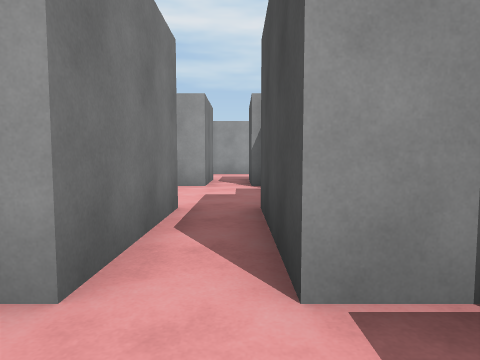
[1] (above)

17 first-person views from a walk through a scene from a Unity 3-D project. The camera is 1.2 m above the floor, tilts 4° down and sees 75° across. The floor is counted in squares, 2 m on a side. Each view is taken from the middle of a square. On the plan, view 1 faces up. The plan holds only what a view shows up to about 9 squares ahead; the rest is blank. The place goes on beyond the plan. The player is left out.

[2]
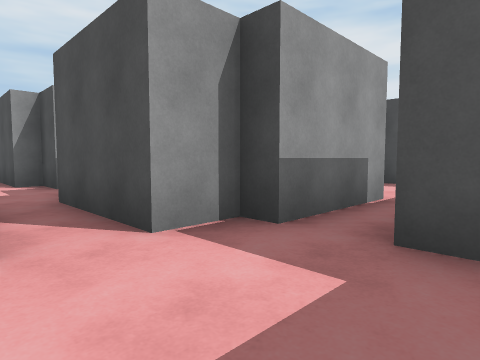

[3]
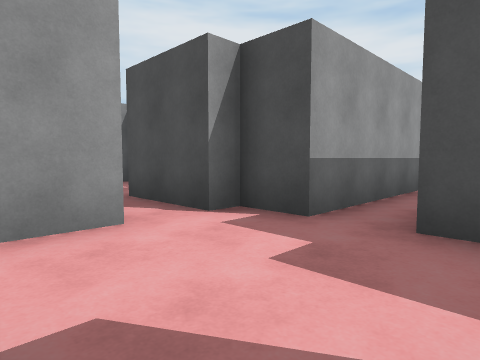

[4]
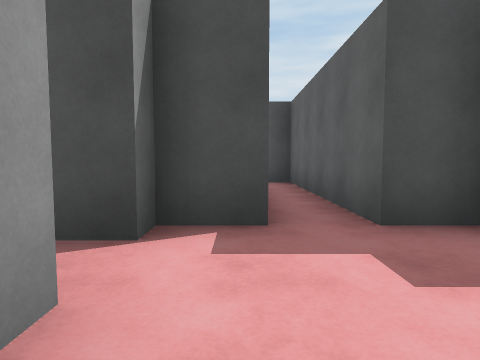

[5]
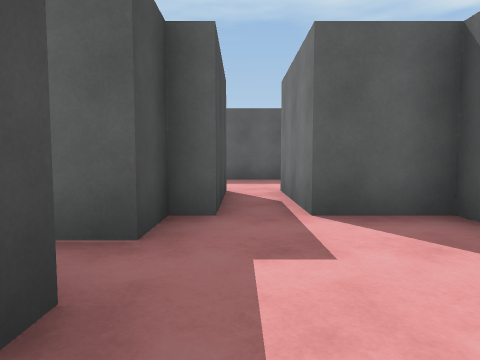

[6]
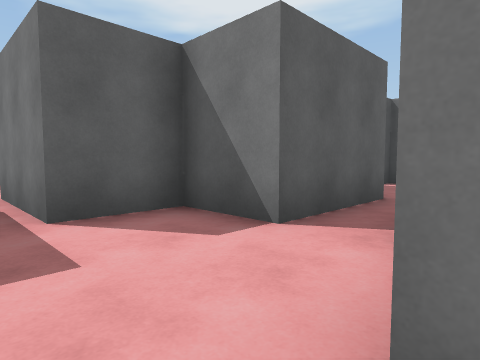

[7]
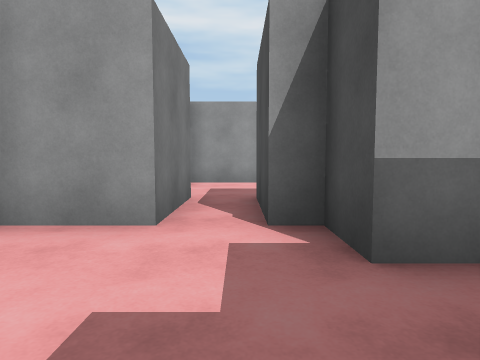

[8]
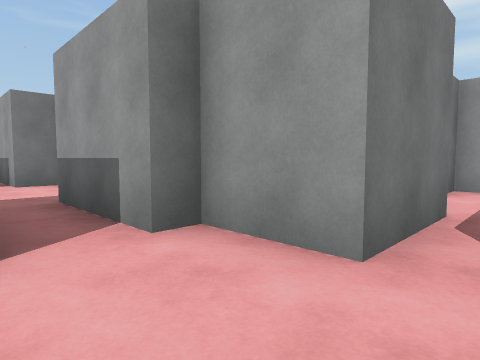

[9]
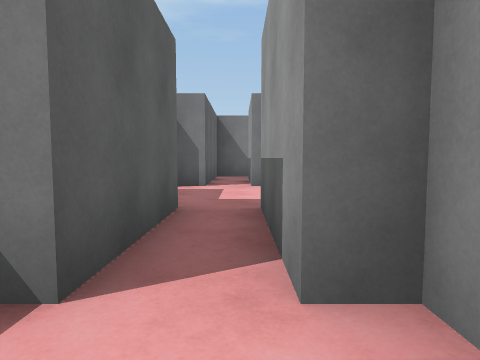

[10]
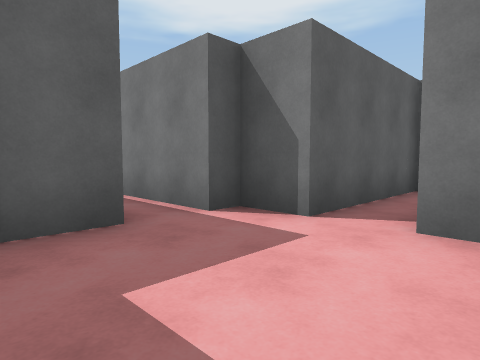

[11]
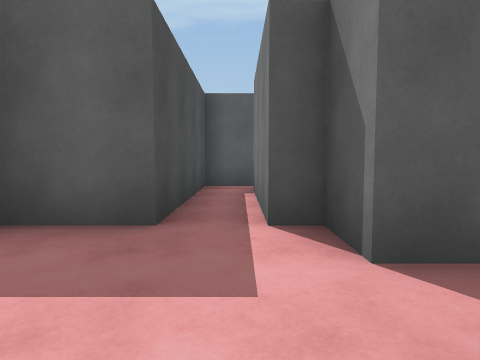

[12]
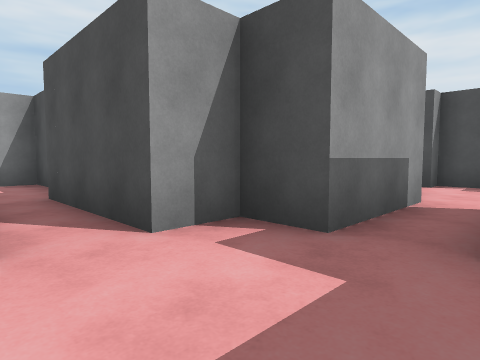

[13]
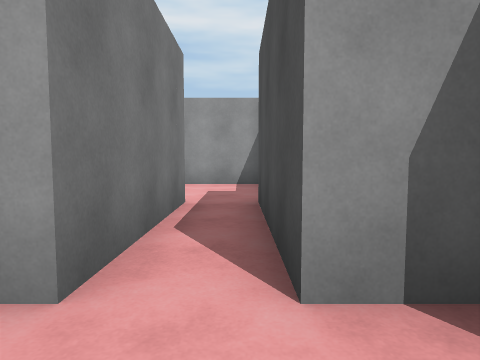

[14]
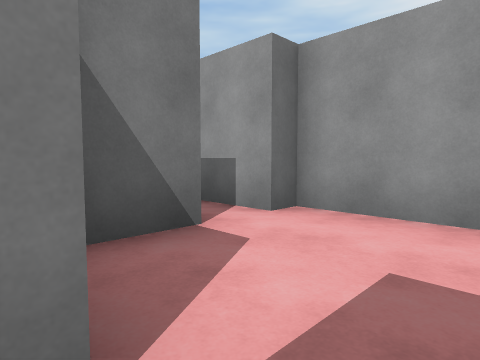

[15]
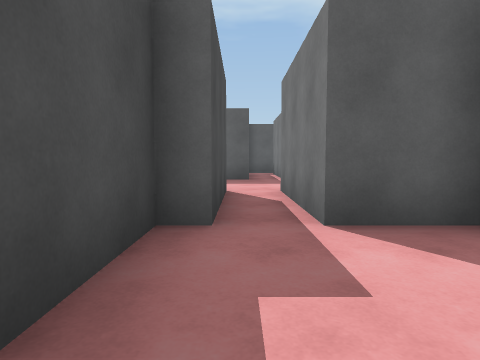

[16]
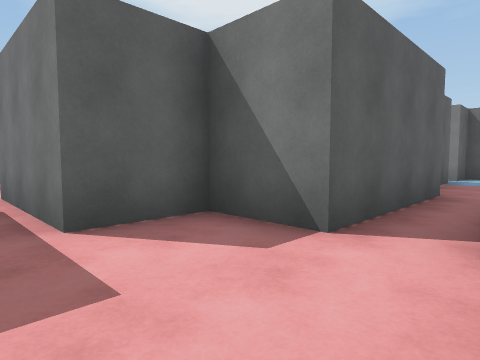

[17]
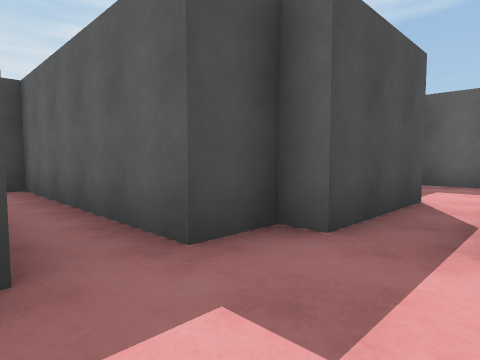

### Floor plan
Points are (right, up) in squares from view 1. A wall is a line through its corners. A room is listed if a view was taken in it or the views show most of it. See-through windows are left out.
Room 1 (views 1, 2)
walls: (1.3, 0.7) (1.3, 1.2) (0.3, 1.2); (1.3, -0.8) (1.3, -0.2); (-1.2, -1.8) (1.1, -1.8)
ways out: opening at (0, 2.5) to room 2; opening at (2.5, 0)
Room 2 (views 3, 4, 7, 8, 9, 17)
walls: (-0.7, 6.7) (-2.3, 6.7) (-2.3, 6.3); (-2.3, 5.3) (-2.3, 3.8) (-0.7, 3.8) (-0.7, 1.2); (0.3, 1.2) (0.3, 3.8) (0.8, 3.8) (0.8, 4.7) (5.7, 4.7) (5.7, 5.4); (4.5, 5.7) (0.8, 5.7) (0.8, 6.7) (0.3, 6.7)
ways out: opening at (0, 2.5) to room 1; opening at (0, 7.5) to room 3; opening at (-3.5, 6) to room 4
Room 3 (views 5, 6)
walls: (-0.7, 8.9) (-0.7, 6.7); (1.8, 11.8) (-1.2, 11.8) (-1.2, 11.2); (0.3, 6.7) (0.3, 8.8)
ways out: opening at (0, 7.5) to room 2
Room 4 (views 10, 11, 12, 13)
walls: (-4.9, 5.3) (-2.3, 5.3); (-7.8, 7.1) (-7.8, 6.3) (-9.6, 6.3); (-2.3, 6.3) (-4.7, 6.3) (-4.7, 7.2) (-5.7, 7.2); (-7.4, 0.3) (-6.3, 0.3) (-6.3, 4.3) (-4.8, 4.3); (-11.2, 5.3) (-7.8, 5.3) (-7.8, 4.3) (-7.3, 4.3) (-7.3, 1.4)
ways out: opening at (-3.5, 6) to room 2; opening at (-6, 8) to room 5; opening at (-7, 1)
Room 5 (views 14, 15, 16)
walls: (-8.2, 11.8) (-8.2, 10.3) (-6.7, 10.3) (-6.7, 7.2); (-5.7, 7.2) (-5.7, 10.3) (-5.3, 10.3) (-5.3, 13.3) (-8.2, 13.3) (-8.2, 12.8)
ways out: opening at (-6, 8) to room 4; opening at (-9, 12)

Where each view was taken, in squares from view 1:
view 1: 0 up, 0 right, facing up
view 2: 1 down, 1 left, facing up-right
view 3: 4 up, 2 left, facing up-right
view 4: 6 up, 2 left, facing right
view 5: 7 up, 0 right, facing down
view 6: 7 up, 0 right, facing down-left
view 7: 4 up, 0 right, facing up
view 8: 5 up, 0 right, facing up-left
view 9: 6 up, 1 left, facing left
view 10: 7 up, 5 left, facing down-left
view 11: 7 up, 7 left, facing down
view 12: 5 up, 7 left, facing up-right
view 13: 6 up, 6 left, facing up
view 14: 10 up, 6 left, facing up-left
view 15: 13 up, 6 left, facing down
view 16: 13 up, 6 left, facing down-left
view 17: 6 up, 1 left, facing down-right
